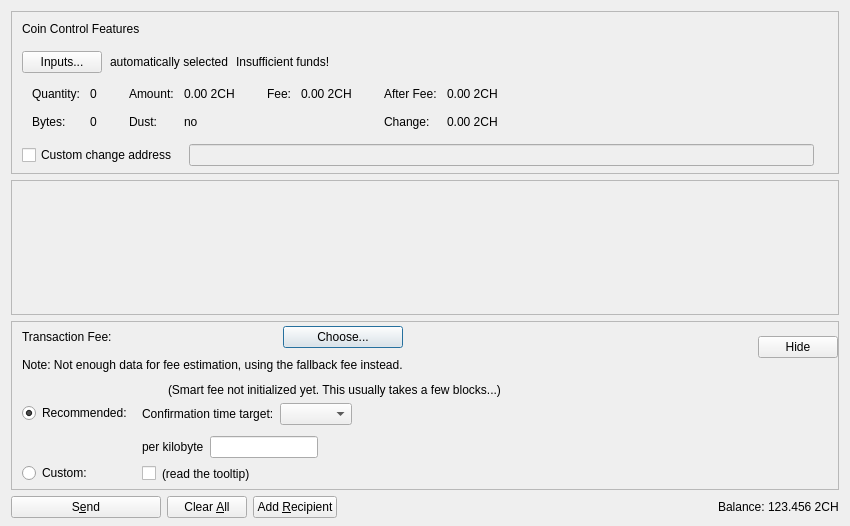
<?xml version="1.0" encoding="UTF-8"?>
<ui version="4.0">
 <class>SendCoinsDialog</class>
 <widget class="QDialog" name="SendCoinsDialog">
  <property name="geometry">
   <rect>
    <x>0</x>
    <y>0</y>
    <width>850</width>
    <height>526</height>
   </rect>
  </property>
  <property name="windowTitle">
   <string>Send Coins</string>
  </property>
  <layout class="QVBoxLayout" name="verticalLayout" stretch="0,1,0,0">
   <property name="bottomMargin">
    <number>8</number>
   </property>
   <item>
    <widget class="QFrame" name="frameCoinControl">
     <property name="sizePolicy">
      <sizepolicy hsizetype="Expanding" vsizetype="Expanding">
       <horstretch>0</horstretch>
       <verstretch>0</verstretch>
      </sizepolicy>
     </property>
     <property name="maximumSize">
      <size>
       <width>16777215</width>
       <height>16777215</height>
      </size>
     </property>
     <property name="frameShape">
      <enum>QFrame::StyledPanel</enum>
     </property>
     <property name="frameShadow">
      <enum>QFrame::Sunken</enum>
     </property>
     <layout class="QVBoxLayout" name="verticalLayoutCoinControl2">
      <property name="spacing">
       <number>0</number>
      </property>
      <property name="leftMargin">
       <number>0</number>
      </property>
      <property name="topMargin">
       <number>0</number>
      </property>
      <property name="rightMargin">
       <number>0</number>
      </property>
      <property name="bottomMargin">
       <number>6</number>
      </property>
      <item>
       <layout class="QVBoxLayout" name="verticalLayoutCoinControl" stretch="0,0,0,0,1">
        <property name="spacing">
         <number>0</number>
        </property>
        <property name="leftMargin">
         <number>10</number>
        </property>
        <property name="topMargin">
         <number>10</number>
        </property>
        <item>
         <layout class="QHBoxLayout" name="horizontalLayoutCoinControl1">
          <property name="bottomMargin">
           <number>15</number>
          </property>
          <item>
           <widget class="QLabel" name="labelCoinControlFeatures">
            <property name="sizePolicy">
             <sizepolicy hsizetype="Preferred" vsizetype="Maximum">
              <horstretch>0</horstretch>
              <verstretch>0</verstretch>
             </sizepolicy>
            </property>
            <property name="text">
             <string>Coin Control Features</string>
            </property>
           </widget>
          </item>
         </layout>
        </item>
        <item>
         <layout class="QHBoxLayout" name="horizontalLayoutCoinControl2" stretch="0,0,0,0">
          <property name="spacing">
           <number>8</number>
          </property>
          <property name="bottomMargin">
           <number>10</number>
          </property>
          <item>
           <widget class="QPushButton" name="pushButtonCoinControl">
            <property name="styleSheet">
             <string notr="true"/>
            </property>
            <property name="text">
             <string>Inputs...</string>
            </property>
            <property name="autoDefault">
             <bool>false</bool>
            </property>
           </widget>
          </item>
          <item>
           <widget class="QLabel" name="labelCoinControlAutomaticallySelected">
            <property name="text">
             <string>automatically selected</string>
            </property>
            <property name="margin">
             <number>5</number>
            </property>
           </widget>
          </item>
          <item>
           <widget class="QLabel" name="labelCoinControlInsuffFunds">
            <property name="text">
             <string>Insufficient funds!</string>
            </property>
            <property name="margin">
             <number>5</number>
            </property>
           </widget>
          </item>
          <item>
           <spacer name="horizontalSpacerCoinControl">
            <property name="orientation">
             <enum>Qt::Horizontal</enum>
            </property>
            <property name="sizeHint" stdset="0">
             <size>
              <width>40</width>
              <height>1</height>
             </size>
            </property>
           </spacer>
          </item>
         </layout>
        </item>
        <item>
         <widget class="QWidget" name="widgetCoinControl" native="true">
          <property name="sizePolicy">
           <sizepolicy hsizetype="Preferred" vsizetype="Preferred">
            <horstretch>0</horstretch>
            <verstretch>0</verstretch>
           </sizepolicy>
          </property>
          <property name="minimumSize">
           <size>
            <width>0</width>
            <height>0</height>
           </size>
          </property>
          <property name="styleSheet">
           <string notr="true"/>
          </property>
          <layout class="QHBoxLayout" name="horizontalLayoutCoinControl5">
           <property name="leftMargin">
            <number>0</number>
           </property>
           <property name="topMargin">
            <number>0</number>
           </property>
           <property name="rightMargin">
            <number>0</number>
           </property>
           <property name="bottomMargin">
            <number>0</number>
           </property>
           <item>
            <layout class="QHBoxLayout" name="horizontalLayoutCoinControl3" stretch="0,0,0,1">
             <property name="spacing">
              <number>20</number>
             </property>
             <property name="topMargin">
              <number>0</number>
             </property>
             <property name="bottomMargin">
              <number>10</number>
             </property>
             <item>
              <layout class="QFormLayout" name="formLayoutCoinControl1">
               <property name="horizontalSpacing">
                <number>10</number>
               </property>
               <property name="verticalSpacing">
                <number>14</number>
               </property>
               <property name="leftMargin">
                <number>10</number>
               </property>
               <property name="topMargin">
                <number>4</number>
               </property>
               <property name="rightMargin">
                <number>6</number>
               </property>
               <item row="0" column="0">
                <widget class="QLabel" name="labelCoinControlQuantityText">
                 <property name="text">
                  <string>Quantity:</string>
                 </property>
                 <property name="margin">
                  <number>0</number>
                 </property>
                </widget>
               </item>
               <item row="0" column="1">
                <widget class="QLabel" name="labelCoinControlQuantity">
                 <property name="cursor">
                  <cursorShape>IBeamCursor</cursorShape>
                 </property>
                 <property name="contextMenuPolicy">
                  <enum>Qt::ActionsContextMenu</enum>
                 </property>
                 <property name="text">
                  <string notr="true">0</string>
                 </property>
                 <property name="margin">
                  <number>0</number>
                 </property>
                 <property name="textInteractionFlags">
                  <set>Qt::LinksAccessibleByMouse|Qt::TextSelectableByKeyboard|Qt::TextSelectableByMouse</set>
                 </property>
                </widget>
               </item>
               <item row="1" column="0">
                <widget class="QLabel" name="labelCoinControlBytesText">
                 <property name="text">
                  <string>Bytes:</string>
                 </property>
                </widget>
               </item>
               <item row="1" column="1">
                <widget class="QLabel" name="labelCoinControlBytes">
                 <property name="cursor">
                  <cursorShape>IBeamCursor</cursorShape>
                 </property>
                 <property name="contextMenuPolicy">
                  <enum>Qt::ActionsContextMenu</enum>
                 </property>
                 <property name="text">
                  <string notr="true">0</string>
                 </property>
                 <property name="textInteractionFlags">
                  <set>Qt::LinksAccessibleByMouse|Qt::TextSelectableByKeyboard|Qt::TextSelectableByMouse</set>
                 </property>
                </widget>
               </item>
              </layout>
             </item>
             <item>
              <layout class="QFormLayout" name="formLayoutCoinControl2">
               <property name="horizontalSpacing">
                <number>10</number>
               </property>
               <property name="verticalSpacing">
                <number>14</number>
               </property>
               <property name="leftMargin">
                <number>6</number>
               </property>
               <property name="topMargin">
                <number>4</number>
               </property>
               <property name="rightMargin">
                <number>6</number>
               </property>
               <item row="0" column="0">
                <widget class="QLabel" name="labelCoinControlAmountText">
                 <property name="text">
                  <string>Amount:</string>
                 </property>
                 <property name="margin">
                  <number>0</number>
                 </property>
                </widget>
               </item>
               <item row="0" column="1">
                <widget class="QLabel" name="labelCoinControlAmount">
                 <property name="cursor">
                  <cursorShape>IBeamCursor</cursorShape>
                 </property>
                 <property name="contextMenuPolicy">
                  <enum>Qt::ActionsContextMenu</enum>
                 </property>
                 <property name="text">
                  <string notr="true">0.00 2CH</string>
                 </property>
                 <property name="textInteractionFlags">
                  <set>Qt::LinksAccessibleByMouse|Qt::TextSelectableByKeyboard|Qt::TextSelectableByMouse</set>
                 </property>
                </widget>
               </item>
               <item row="1" column="0">
                <widget class="QLabel" name="labelCoinControlLowOutputText">
                 <property name="text">
                  <string>Dust:</string>
                 </property>
                </widget>
               </item>
               <item row="1" column="1">
                <widget class="QLabel" name="labelCoinControlLowOutput">
                 <property name="cursor">
                  <cursorShape>IBeamCursor</cursorShape>
                 </property>
                 <property name="contextMenuPolicy">
                  <enum>Qt::ActionsContextMenu</enum>
                 </property>
                 <property name="text">
                  <string notr="true">no</string>
                 </property>
                 <property name="textInteractionFlags">
                  <set>Qt::LinksAccessibleByMouse|Qt::TextSelectableByKeyboard|Qt::TextSelectableByMouse</set>
                 </property>
                </widget>
               </item>
              </layout>
             </item>
             <item>
              <layout class="QFormLayout" name="formLayoutCoinControl3">
               <property name="horizontalSpacing">
                <number>10</number>
               </property>
               <property name="verticalSpacing">
                <number>14</number>
               </property>
               <property name="leftMargin">
                <number>6</number>
               </property>
               <property name="topMargin">
                <number>4</number>
               </property>
               <property name="rightMargin">
                <number>6</number>
               </property>
               <item row="0" column="0">
                <widget class="QLabel" name="labelCoinControlFeeText">
                 <property name="text">
                  <string>Fee:</string>
                 </property>
                 <property name="margin">
                  <number>0</number>
                 </property>
                </widget>
               </item>
               <item row="0" column="1">
                <widget class="QLabel" name="labelCoinControlFee">
                 <property name="cursor">
                  <cursorShape>IBeamCursor</cursorShape>
                 </property>
                 <property name="contextMenuPolicy">
                  <enum>Qt::ActionsContextMenu</enum>
                 </property>
                 <property name="text">
                  <string notr="true">0.00 2CH</string>
                 </property>
                 <property name="textInteractionFlags">
                  <set>Qt::LinksAccessibleByMouse|Qt::TextSelectableByKeyboard|Qt::TextSelectableByMouse</set>
                 </property>
                </widget>
               </item>
              </layout>
             </item>
             <item>
              <layout class="QFormLayout" name="formLayoutCoinControl4">
               <property name="horizontalSpacing">
                <number>10</number>
               </property>
               <property name="verticalSpacing">
                <number>14</number>
               </property>
               <property name="leftMargin">
                <number>6</number>
               </property>
               <property name="topMargin">
                <number>4</number>
               </property>
               <property name="rightMargin">
                <number>6</number>
               </property>
               <item row="0" column="0">
                <widget class="QLabel" name="labelCoinControlAfterFeeText">
                 <property name="text">
                  <string>After Fee:</string>
                 </property>
                 <property name="margin">
                  <number>0</number>
                 </property>
                </widget>
               </item>
               <item row="0" column="1">
                <widget class="QLabel" name="labelCoinControlAfterFee">
                 <property name="cursor">
                  <cursorShape>IBeamCursor</cursorShape>
                 </property>
                 <property name="contextMenuPolicy">
                  <enum>Qt::ActionsContextMenu</enum>
                 </property>
                 <property name="text">
                  <string notr="true">0.00 2CH</string>
                 </property>
                 <property name="textInteractionFlags">
                  <set>Qt::LinksAccessibleByMouse|Qt::TextSelectableByKeyboard|Qt::TextSelectableByMouse</set>
                 </property>
                </widget>
               </item>
               <item row="1" column="0">
                <widget class="QLabel" name="labelCoinControlChangeText">
                 <property name="text">
                  <string>Change:</string>
                 </property>
                </widget>
               </item>
               <item row="1" column="1">
                <widget class="QLabel" name="labelCoinControlChange">
                 <property name="cursor">
                  <cursorShape>IBeamCursor</cursorShape>
                 </property>
                 <property name="contextMenuPolicy">
                  <enum>Qt::ActionsContextMenu</enum>
                 </property>
                 <property name="text">
                  <string notr="true">0.00 2CH</string>
                 </property>
                 <property name="textInteractionFlags">
                  <set>Qt::LinksAccessibleByMouse|Qt::TextSelectableByKeyboard|Qt::TextSelectableByMouse</set>
                 </property>
                </widget>
               </item>
              </layout>
             </item>
            </layout>
           </item>
          </layout>
         </widget>
        </item>
        <item>
         <layout class="QHBoxLayout" name="horizontalLayoutCoinControl4" stretch="0,0,0">
          <property name="spacing">
           <number>12</number>
          </property>
          <property name="sizeConstraint">
           <enum>QLayout::SetDefaultConstraint</enum>
          </property>
          <property name="topMargin">
           <number>5</number>
          </property>
          <property name="rightMargin">
           <number>5</number>
          </property>
          <item>
           <widget class="QCheckBox" name="checkBoxCoinControlChange">
            <property name="toolTip">
             <string>If this is activated, but the change address is empty or invalid, change will be sent to a newly generated address.</string>
            </property>
            <property name="text">
             <string>Custom change address</string>
            </property>
           </widget>
          </item>
          <item>
           <widget class="QValidatedLineEdit" name="lineEditCoinControlChange">
            <property name="enabled">
             <bool>false</bool>
            </property>
            <property name="sizePolicy">
             <sizepolicy hsizetype="Expanding" vsizetype="Fixed">
              <horstretch>0</horstretch>
              <verstretch>0</verstretch>
             </sizepolicy>
            </property>
           </widget>
          </item>
          <item>
           <widget class="QLabel" name="labelCoinControlChangeLabel">
            <property name="sizePolicy">
             <sizepolicy hsizetype="Preferred" vsizetype="Expanding">
              <horstretch>0</horstretch>
              <verstretch>0</verstretch>
             </sizepolicy>
            </property>
            <property name="minimumSize">
             <size>
              <width>0</width>
              <height>0</height>
             </size>
            </property>
            <property name="text">
             <string/>
            </property>
            <property name="margin">
             <number>3</number>
            </property>
           </widget>
          </item>
         </layout>
        </item>
        <item>
         <spacer name="verticalSpacerCoinControl">
          <property name="orientation">
           <enum>Qt::Vertical</enum>
          </property>
          <property name="sizeHint" stdset="0">
           <size>
            <width>800</width>
            <height>1</height>
           </size>
          </property>
         </spacer>
        </item>
       </layout>
      </item>
     </layout>
    </widget>
   </item>
   <item>
    <widget class="QScrollArea" name="scrollArea">
     <property name="widgetResizable">
      <bool>true</bool>
     </property>
     <widget class="QWidget" name="scrollAreaWidgetContents">
      <property name="geometry">
       <rect>
        <x>0</x>
        <y>0</y>
        <width>830</width>
        <height>104</height>
       </rect>
      </property>
      <layout class="QVBoxLayout" name="verticalLayout_2" stretch="0,1">
       <property name="leftMargin">
        <number>0</number>
       </property>
       <property name="topMargin">
        <number>0</number>
       </property>
       <property name="rightMargin">
        <number>0</number>
       </property>
       <property name="bottomMargin">
        <number>0</number>
       </property>
       <item>
        <layout class="QVBoxLayout" name="entries">
         <property name="spacing">
          <number>6</number>
         </property>
        </layout>
       </item>
       <item>
        <spacer name="verticalSpacer">
         <property name="orientation">
          <enum>Qt::Vertical</enum>
         </property>
         <property name="sizeHint" stdset="0">
          <size>
           <width>20</width>
           <height>40</height>
          </size>
         </property>
        </spacer>
       </item>
      </layout>
     </widget>
    </widget>
   </item>
   <item>
    <widget class="QFrame" name="frameFee">
     <property name="sizePolicy">
      <sizepolicy hsizetype="Expanding" vsizetype="Expanding">
       <horstretch>0</horstretch>
       <verstretch>0</verstretch>
      </sizepolicy>
     </property>
     <property name="maximumSize">
      <size>
       <width>16777215</width>
       <height>16777215</height>
      </size>
     </property>
     <property name="frameShape">
      <enum>QFrame::StyledPanel</enum>
     </property>
     <property name="frameShadow">
      <enum>QFrame::Sunken</enum>
     </property>
     <layout class="QVBoxLayout" name="verticalLayoutFee1">
      <property name="spacing">
       <number>0</number>
      </property>
      <property name="leftMargin">
       <number>0</number>
      </property>
      <property name="topMargin">
       <number>0</number>
      </property>
      <property name="rightMargin">
       <number>0</number>
      </property>
      <property name="bottomMargin">
       <number>0</number>
      </property>
      <item>
       <layout class="QVBoxLayout" name="verticalLayoutFee2" stretch="0,0,0">
        <property name="spacing">
         <number>0</number>
        </property>
        <property name="leftMargin">
         <number>10</number>
        </property>
        <property name="topMargin">
         <number>0</number>
        </property>
        <item>
         <layout class="QHBoxLayout" name="horizontalLayoutFee1">
          <property name="bottomMargin">
           <number>0</number>
          </property>
          <item>
           <layout class="QVBoxLayout" name="verticalLayoutFee7">
            <property name="spacing">
             <number>0</number>
            </property>
            <item>
             <spacer name="verticalSpacerSmartFee">
              <property name="orientation">
               <enum>Qt::Vertical</enum>
              </property>
              <property name="sizeType">
               <enum>QSizePolicy::Fixed</enum>
              </property>
              <property name="sizeHint" stdset="0">
               <size>
                <width>1</width>
                <height>4</height>
               </size>
              </property>
             </spacer>
            </item>
            <item>
             <layout class="QHBoxLayout" name="horizontalLayoutSmartFee">
              <property name="spacing">
               <number>10</number>
              </property>
              <item>
               <widget class="QLabel" name="labelFeeHeadline">
                <property name="sizePolicy">
                 <sizepolicy hsizetype="Preferred" vsizetype="Maximum">
                  <horstretch>0</horstretch>
                  <verstretch>0</verstretch>
                 </sizepolicy>
                </property>
                <property name="text">
                 <string>Transaction Fee:</string>
                </property>
               </widget>
              </item>
              <item>
               <widget class="QLabel" name="labelFeeMinimized">
                <property name="text">
                 <string/>
                </property>
               </widget>
              </item>
              <item>
               <widget class="QPushButton" name="buttonChooseFee">
                <property name="text">
                 <string>Choose...</string>
                </property>
               </widget>
              </item>
             </layout>
            </item>
            <item>
             <spacer name="verticalSpacer_7">
              <property name="orientation">
               <enum>Qt::Vertical</enum>
              </property>
              <property name="sizeHint" stdset="0">
               <size>
                <width>1</width>
                <height>10</height>
               </size>
              </property>
             </spacer>
            </item>
            <item>
             <widget class="QLabel" name="fallbackFeeWarningLabel">
              <property name="toolTip">
               <string>Using the fallbackfee can result in sending a transaction that will take several hours or days (or never) to confirm. Consider choosing your fee manually or wait until you have validated the complete chain.</string>
              </property>
              <property name="text">
               <string>Note: Not enough data for fee estimation, using the fallback fee instead.</string>
              </property>
              <property name="wordWrap">
               <bool>false</bool>
              </property>
             </widget>
            </item>
            <item>
             <spacer name="verticalSpacer_5">
              <property name="orientation">
               <enum>Qt::Vertical</enum>
              </property>
              <property name="sizeHint" stdset="0">
               <size>
                <width>1</width>
                <height>1</height>
               </size>
              </property>
             </spacer>
            </item>
           </layout>
          </item>
          <item>
           <spacer name="horizontalSpacer_4">
            <property name="orientation">
             <enum>Qt::Horizontal</enum>
            </property>
            <property name="sizeHint" stdset="0">
             <size>
              <width>1</width>
              <height>1</height>
             </size>
            </property>
           </spacer>
          </item>
          <item>
           <widget class="QPushButton" name="buttonMinimizeFee">
            <property name="toolTip">
             <string>collapse fee-settings</string>
            </property>
            <property name="text">
             <string>Hide</string>
            </property>
           </widget>
          </item>
         </layout>
        </item>
        <item>
         <widget class="QFrame" name="frameFeeSelection">
          <layout class="QVBoxLayout" name="verticalLayoutFee12">
           <property name="spacing">
            <number>0</number>
           </property>
           <property name="leftMargin">
            <number>0</number>
           </property>
           <property name="topMargin">
            <number>0</number>
           </property>
           <property name="rightMargin">
            <number>0</number>
           </property>
           <property name="bottomMargin">
            <number>0</number>
           </property>
           <item>
            <layout class="QGridLayout" name="gridLayoutFee">
             <property name="topMargin">
              <number>10</number>
             </property>
             <property name="bottomMargin">
              <number>4</number>
             </property>
             <property name="horizontalSpacing">
              <number>10</number>
             </property>
             <property name="verticalSpacing">
              <number>4</number>
             </property>
             <item row="1" column="1">
              <layout class="QVBoxLayout" name="verticalLayoutFee8">
               <property name="spacing">
                <number>6</number>
               </property>
               <property name="topMargin">
                <number>3</number>
               </property>
               <item>
                <layout class="QHBoxLayout" name="horizontalLayoutFee13" stretch="0,0,1">
                 <item>
                  <widget class="QLabel" name="labelCustomPerKilobyte">
                   <property name="toolTip">
                    <string>If the custom fee is set to 1000 duffs and the transaction is only 250 bytes, then &quot;per kilobyte&quot; only pays 250 duffs in fee,&lt;br /&gt;while &quot;at least&quot; pays 1000 duffs. For transactions bigger than a kilobyte both pay by kilobyte.</string>
                   </property>
                   <property name="text">
                    <string>per kilobyte</string>
                   </property>
                  </widget>
                 </item>
                 <item>
                  <widget class="BitcoinAmountField" name="customFee"/>
                 </item>
                 <item>
                  <spacer name="horizontalSpacer_6">
                   <property name="orientation">
                    <enum>Qt::Horizontal</enum>
                   </property>
                   <property name="sizeHint" stdset="0">
                    <size>
                     <width>1</width>
                     <height>1</height>
                    </size>
                   </property>
                  </spacer>
                 </item>
                </layout>
               </item>
               <item>
                <layout class="QHBoxLayout" name="horizontalLayoutFee8">
                 <item>
                  <widget class="QCheckBox" name="checkBoxMinimumFee">
                   <property name="toolTip">
                    <string>Paying only the minimum fee is just fine as long as there is less transaction volume than space in the blocks.&lt;br /&gt;But be aware that this can end up in a never confirming transaction once there is more demand for dash transactions than the network can process.</string>
                   </property>
                   <property name="text">
                    <string/>
                   </property>
                  </widget>
                 </item>
                 <item>
                  <widget class="QLabel" name="labelMinFeeWarning">
                   <property name="enabled">
                    <bool>true</bool>
                   </property>
                   <property name="toolTip">
                    <string>Paying only the minimum fee is just fine as long as there is less transaction volume than space in the blocks.&lt;br /&gt;But be aware that this can end up in a never confirming transaction once there is more demand for dash transactions than the network can process.</string>
                   </property>
                   <property name="text">
                    <string>(read the tooltip)</string>
                   </property>
                   <property name="margin">
                    <number>5</number>
                   </property>
                  </widget>
                 </item>
                 <item>
                  <spacer name="horizontalSpacer_2">
                   <property name="orientation">
                    <enum>Qt::Horizontal</enum>
                   </property>
                   <property name="sizeHint" stdset="0">
                    <size>
                     <width>1</width>
                     <height>1</height>
                    </size>
                   </property>
                  </spacer>
                 </item>
                </layout>
               </item>
              </layout>
             </item>
             <item row="0" column="0">
              <layout class="QVBoxLayout" name="verticalLayoutFee4" stretch="0,1">
               <property name="topMargin">
                <number>20</number>
               </property>
               <property name="bottomMargin">
                <number>3</number>
               </property>
               <item>
                <widget class="QRadioButton" name="radioSmartFee">
                 <property name="text">
                  <string>Recommended:</string>
                 </property>
                 <property name="checked">
                  <bool>true</bool>
                 </property>
                 <attribute name="buttonGroup">
                  <string notr="true">groupFee</string>
                 </attribute>
                </widget>
               </item>
               <item>
                <spacer name="verticalSpacer_2">
                 <property name="orientation">
                  <enum>Qt::Vertical</enum>
                 </property>
                 <property name="sizeHint" stdset="0">
                  <size>
                   <width>1</width>
                   <height>1</height>
                  </size>
                 </property>
                </spacer>
               </item>
              </layout>
             </item>
             <item row="1" column="0">
              <layout class="QVBoxLayout" name="verticalLayoutFee9" stretch="0,1">
               <property name="topMargin">
                <number>30</number>
               </property>
               <item>
                <widget class="QRadioButton" name="radioCustomFee">
                 <property name="text">
                  <string>Custom:</string>
                 </property>
                 <attribute name="buttonGroup">
                  <string notr="true">groupFee</string>
                 </attribute>
                </widget>
               </item>
               <item>
                <spacer name="verticalSpacer_6">
                 <property name="orientation">
                  <enum>Qt::Vertical</enum>
                 </property>
                 <property name="sizeHint" stdset="0">
                  <size>
                   <width>1</width>
                   <height>1</height>
                  </size>
                 </property>
                </spacer>
               </item>
              </layout>
             </item>
             <item row="0" column="1">
              <layout class="QVBoxLayout" name="verticalLayoutFee3" stretch="0,0,1">
               <property name="spacing">
                <number>6</number>
               </property>
               <property name="topMargin">
                <number>0</number>
               </property>
               <property name="bottomMargin">
                <number>3</number>
               </property>
               <item>
                <layout class="QHBoxLayout" name="horizontalLayoutFee12">
                 <item>
                  <widget class="QLabel" name="labelSmartFee">
                   <property name="text">
                    <string/>
                   </property>
                   <property name="margin">
                    <number>2</number>
                   </property>
                  </widget>
                 </item>
                 <item>
                  <widget class="QLabel" name="labelFeeEstimation">
                   <property name="text">
                    <string/>
                   </property>
                  </widget>
                 </item>
                 <item>
                  <widget class="QLabel" name="labelSmartFee2">
                   <property name="text">
                    <string>(Smart fee not initialized yet. This usually takes a few blocks...)</string>
                   </property>
                   <property name="margin">
                    <number>2</number>
                   </property>
                  </widget>
                 </item>
                 <item>
                  <spacer name="horizontalSpacer_5">
                   <property name="orientation">
                    <enum>Qt::Horizontal</enum>
                   </property>
                   <property name="sizeHint" stdset="0">
                    <size>
                     <width>1</width>
                     <height>1</height>
                    </size>
                   </property>
                  </spacer>
                 </item>
                </layout>
               </item>
               <item>
                <layout class="QHBoxLayout" name="horizontalLayoutFee9">
                 <item>
                  <layout class="QVBoxLayout" name="verticalLayoutFee6">
                   <item>
                    <widget class="QLabel" name="labelSmartFee3">
                     <property name="text">
                      <string>Confirmation time target:</string>
                     </property>
                     <property name="margin">
                      <number>2</number>
                     </property>
                    </widget>
                   </item>
                  </layout>
                 </item>
                 <item>
                  <layout class="QVBoxLayout" name="verticalLayoutFee5">
                   <property name="rightMargin">
                    <number>30</number>
                   </property>
                   <item>
                    <layout class="QHBoxLayout" name="horizontalLayoutConfTarget">
                     <property name="bottomMargin">
                      <number>0</number>
                     </property>
                     <item>
                      <widget class="QComboBox" name="confTargetSelector"/>
                     </item>
                     <item>
                      <spacer name="horizontalSpacerConfTarget">
                       <property name="orientation">
                        <enum>Qt::Horizontal</enum>
                       </property>
                       <property name="sizeHint" stdset="0">
                        <size>
                         <width>40</width>
                         <height>20</height>
                        </size>
                       </property>
                      </spacer>
                     </item>
                    </layout>
                   </item>
                  </layout>
                 </item>
                </layout>
               </item>
               <item>
                <spacer name="verticalSpacer_4">
                 <property name="orientation">
                  <enum>Qt::Vertical</enum>
                 </property>
                 <property name="sizeHint" stdset="0">
                  <size>
                   <width>1</width>
                   <height>1</height>
                  </size>
                 </property>
                </spacer>
               </item>
              </layout>
             </item>
            </layout>
           </item>
          </layout>
         </widget>
        </item>
        <item>
         <spacer name="verticalSpacerFee">
          <property name="orientation">
           <enum>Qt::Vertical</enum>
          </property>
          <property name="sizeHint" stdset="0">
           <size>
            <width>800</width>
            <height>1</height>
           </size>
          </property>
         </spacer>
        </item>
       </layout>
      </item>
     </layout>
    </widget>
   </item>
   <item>
    <layout class="QHBoxLayout" name="horizontalLayout">
     <item>
      <widget class="QPushButton" name="sendButton">
       <property name="minimumSize">
        <size>
         <width>150</width>
         <height>0</height>
        </size>
       </property>
       <property name="toolTip">
        <string>Confirm the send action</string>
       </property>
       <property name="text">
        <string>S&amp;end</string>
       </property>
       <property name="autoDefault">
        <bool>false</bool>
       </property>
       <property name="default">
        <bool>false</bool>
       </property>
      </widget>
     </item>
     <item>
      <widget class="QPushButton" name="clearButton">
       <property name="sizePolicy">
        <sizepolicy hsizetype="Minimum" vsizetype="Fixed">
         <horstretch>0</horstretch>
         <verstretch>0</verstretch>
        </sizepolicy>
       </property>
       <property name="toolTip">
        <string>Clear all fields of the form.</string>
       </property>
       <property name="text">
        <string>Clear &amp;All</string>
       </property>
       <property name="autoDefault">
        <bool>false</bool>
       </property>
      </widget>
     </item>
     <item>
      <widget class="QPushButton" name="addButton">
       <property name="toolTip">
        <string>Send to multiple recipients at once</string>
       </property>
       <property name="text">
        <string>Add &amp;Recipient</string>
       </property>
       <property name="autoDefault">
        <bool>false</bool>
       </property>
      </widget>
     </item>
     <item>
      <spacer name="horizontalSpacer">
       <property name="orientation">
        <enum>Qt::Horizontal</enum>
       </property>
       <property name="sizeHint" stdset="0">
        <size>
         <width>40</width>
         <height>20</height>
        </size>
       </property>
      </spacer>
     </item>
     <item>
      <layout class="QHBoxLayout" name="horizontalLayout_2">
       <property name="spacing">
        <number>3</number>
       </property>
       <item>
        <widget class="QLabel" name="labelBalanceText">
         <property name="text">
          <string>Balance:</string>
         </property>
        </widget>
       </item>
       <item>
        <widget class="QLabel" name="labelBalance">
         <property name="sizePolicy">
          <sizepolicy hsizetype="Preferred" vsizetype="Preferred">
           <horstretch>0</horstretch>
           <verstretch>0</verstretch>
          </sizepolicy>
         </property>
         <property name="cursor">
          <cursorShape>IBeamCursor</cursorShape>
         </property>
         <property name="text">
          <string notr="true">123.456 2CH</string>
         </property>
         <property name="textInteractionFlags">
          <set>Qt::LinksAccessibleByMouse|Qt::TextSelectableByKeyboard|Qt::TextSelectableByMouse</set>
         </property>
        </widget>
       </item>
      </layout>
     </item>
    </layout>
   </item>
  </layout>
 </widget>
 <customwidgets>
  <customwidget>
   <class>QValidatedLineEdit</class>
   <extends>QLineEdit</extends>
   <header>qt/qvalidatedlineedit.h</header>
  </customwidget>
  <customwidget>
   <class>BitcoinAmountField</class>
   <extends>QLineEdit</extends>
   <header>qt/bitcoinamountfield.h</header>
   <container>1</container>
  </customwidget>
 </customwidgets>
 <resources>
  <include location="../dash.qrc"/>
 </resources>
 <connections/>
 <buttongroups>
  <buttongroup name="groupFee"/>
 </buttongroups>
</ui>
